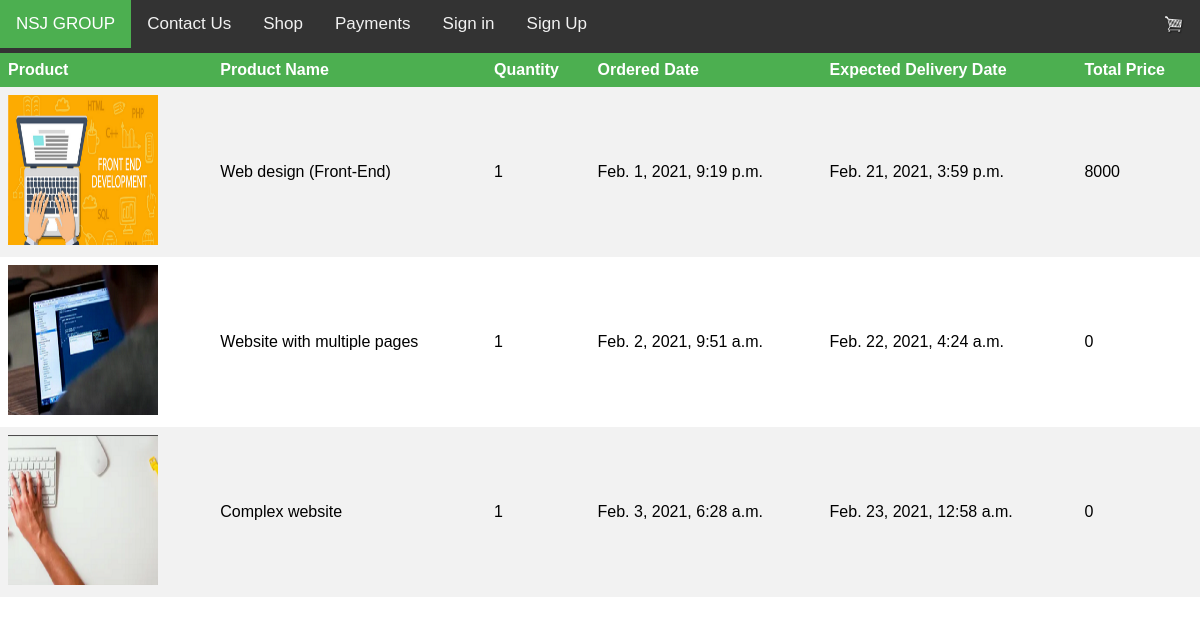
The page /accounts/orders/9/ on the database its author committed.
### accounts/models.py (models this page shows, shortened)
class Order(models.Model):
    order_useremail = models.EmailField(default=None)
    order_name = models.CharField(max_length=1024)
    order_image = models.ImageField(upload_to = 'orderimages/')
    order_price = models.PositiveIntegerField()
    order_publisher = models.CharField(max_length=1024)
    order_origin = models.CharField(max_length=1024)
    order_description = models.TextField()
    order_domain= models.CharField(max_length=100, default='null')
    order_quantity = models.PositiveIntegerField(default=1)
    order_total_price = models.PositiveIntegerField(default=0)
    order_ordered_date = models.DateTimeField(default= datetime.now())
    order_delivery_date = models.DateTimeField(default= return_datetime)
    order_address = models.TextField(default="address")
    order_phonenumber = models.IntegerField(default=9061325108)
    paymentstatus = models.CharField(max_length =100, default=False)

### accounts/views.py (the view)
# urls.py: path('orders/<int:userid>/', orders_view, name="orders_view"),
def orders_view(request, userid):
    login_user = User.objects.get(pk= userid)
    try:
        user = UserRegister.objects.get(user_email= login_user.email)
    except UserRegister.DoesNotExist:
        text = "No Orders yet"
        return render(request, 'note.html', {'text': text})
    order = Order.objects.filter(order_useremail= login_user.email)
    return render(request, 'orders_view.html', {'order': order})

### templates/orders_view.html (shortened to what this page needs)
{% extends "menu.html" %}
{% block content %}
    <body>
        <table>
            <tr>
                <th>Product</th>
                <th>Product Name</th>
                <th>Quantity</th>
                <th>Ordered Date</th>
                <th>Expected Delivery Date</th>
                <th>Total Price</th>
            </tr>
            {% for order in order %}
            <tr>
                <td><img src={{order.order_image.url}} width="150px" height="150px" alter="product Image"></td>
                <td>{{order.order_name}}</td>
                <td>{{order.order_quantity}}</td>
                <td>{{order.order_ordered_date}}</td>
                <td>{{order.order_delivery_date}}</td>
                <td>{{order.order_total_price}}</td>
            </tr>
            {% endfor %}
        </table>
        <br><br><br><br><br><br><br><br><br><br>
    </body>
{% endblock %}

### templates/menu.html (style rules this page uses)
body { margin: 0; font-family: Arial, Helvetica, sans-serif; }

### templates/orders_view.html (style rules this page uses)
table { border-collapse: collapse; width: 100%; }
th, td { text-align: left; padding: 8px; }
tr:nth-child(even) { background-color: #f2f2f2 }
th { background-color: #4CAF50; color: white; }

### rows shown on the page
Order: order_image (picture), order_name "Web design (Front-End)", order_quantity "1", order_ordered_date "Feb. 1, 2021, 9:19 p.m.", order_delivery_date "Feb. 21, 2021, 3:59 p.m.", order_total_price "8000"
Order: order_image (picture), order_name "Website with multiple pages", order_quantity "1", order_ordered_date "Feb. 2, 2021, 9:51 a.m.", order_delivery_date "Feb. 22, 2021, 4:24 a.m.", order_total_price "0"
Order: order_image (picture), order_name "Complex website", order_quantity "1", order_ordered_date "Feb. 3, 2021, 6:28 a.m.", order_delivery_date "Feb. 23, 2021, 12:58 a.m.", order_total_price "0"
